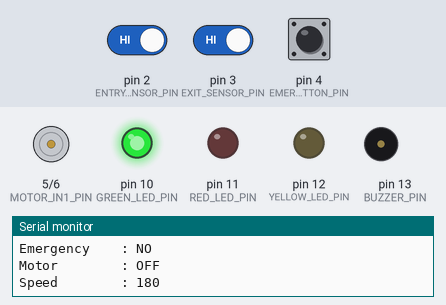
Simulated run of this sketch. Board: Arduino Uno, built with avr-gcc and run on an emulated ATmega328P. On the bench: motor-driver pin pairs drawn as motors (green arrow = first pin HIGH = forward, orange = second pin HIGH = backward, longer = more drive, scaled by the enable pin), output pins drawn as LEDs (lit = HIGH), buzzer (waves = sounding, pin HIGH), the last lines printed to the serial monitor. The test bench sets the inputs (shaded band); at power-on: pin 2 (ENTRY_SENSOR_PIN) HIGH, pin 4 (EMERGENCY_BUTTON_PIN) HIGH, pin 3 (EXIT_SENSOR_PIN) HIGH.

Above: at 1.2 s.
1.3 s: pin 2 (ENTRY_SENSOR_PIN) driven LOW
At 2.0 s:
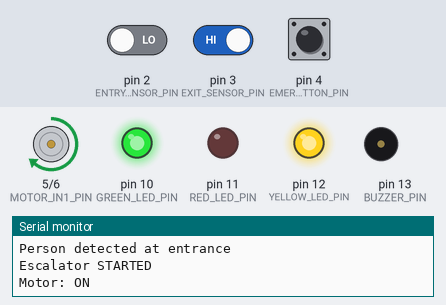
5.8 s: pin 4 (EMERGENCY_BUTTON_PIN) pulled LOW for 0.15 s
At 6.5 s:
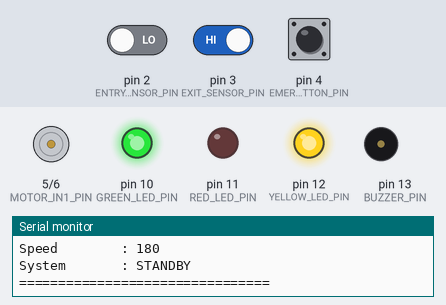
7.5 s: pin 4 (EMERGENCY_BUTTON_PIN) pulled LOW for 1 s
At 8.3 s:
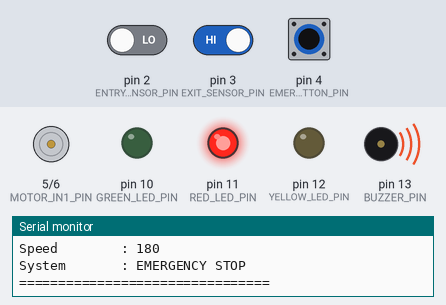
10.0 s: pin 4 (EMERGENCY_BUTTON_PIN) pulled LOW for 3.2 s
At 14.3 s:
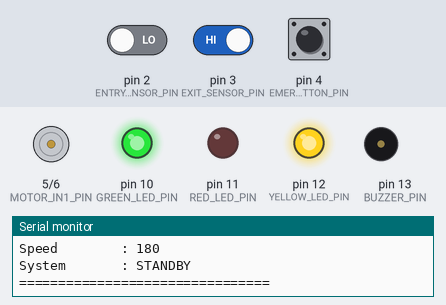
Timing chart, 0 to 15.8 s (numbered marks = the images above; inputs shaded):
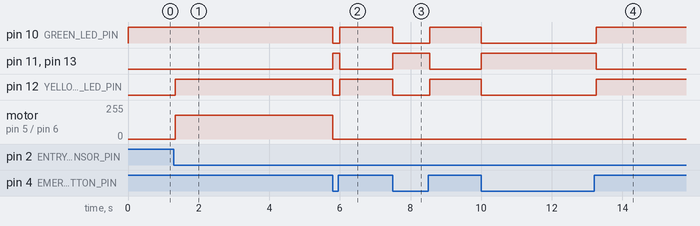

Measured:
- after the input at 1.3 s, pin 12 (YELLOW_LED_PIN): LOW → HIGH at once; motor on pin 5 (MOTOR_IN1_PIN) / pin 6 (MOTOR_IN2_PIN): stopped → forward 180/255 at once
- after the input at 5.8 s, pin 10 (GREEN_LED_PIN), pin 12 (YELLOW_LED_PIN): HIGH → LOW at once, → HIGH 0.20 s later; pin 11 (RED_LED_PIN), pin 13 (BUZZER_PIN): LOW → HIGH at once, → LOW 0.20 s later; motor on pin 5 (MOTOR_IN1_PIN) / pin 6 (MOTOR_IN2_PIN): forward 180/255 → stopped at once
- after the input at 7.5 s, pin 10 (GREEN_LED_PIN), pin 12 (YELLOW_LED_PIN): HIGH → LOW at once, → HIGH 1.0 s later; pin 11 (RED_LED_PIN), pin 13 (BUZZER_PIN): LOW → HIGH at once, → LOW 1.0 s later
- after the input at 10.0 s, pin 10 (GREEN_LED_PIN), pin 12 (YELLOW_LED_PIN): HIGH → LOW at once, → HIGH 3.3 s later; pin 11 (RED_LED_PIN), pin 13 (BUZZER_PIN): LOW → HIGH at once, → LOW 3.3 s later

The sketch:

Automatic_Escalator_Model.ino
```cpp
#include <Arduino.h>

// Automatic Escalator Model - Arduino UNO
// IR modules are assumed to output LOW when they detect an object.
// Change SENSOR_ACTIVE_STATE to HIGH if your modules work the other way.

const byte ENTRY_SENSOR_PIN = 2;
const byte EXIT_SENSOR_PIN = 3;
const byte EMERGENCY_BUTTON_PIN = 4;
const byte MOTOR_IN1_PIN = 5;
const byte MOTOR_IN2_PIN = 6;
const byte MOTOR_ENA_PIN = 9;
const byte GREEN_LED_PIN = 10;
const byte RED_LED_PIN = 11;
const byte YELLOW_LED_PIN = 12;
const byte BUZZER_PIN = 13;

const byte SENSOR_ACTIVE_STATE = LOW;
const unsigned long SENSOR_DEBOUNCE_MS = 40;
const unsigned long EMERGENCY_RELEASE_MS = 50;
const unsigned long STOP_DELAY = 5000;
const unsigned long STATUS_INTERVAL = 1000;

int MOTOR_SPEED = 180;  // PWM range: 0-255

bool entryDetected = false;
bool exitDetected = false;
bool entryEvent = false;
bool exitEvent = false;
bool lastEntryReading = false;
bool lastExitReading = false;
bool emergencyActive = false;
bool emergencyReleaseTiming = false;
bool motorRunning = false;
bool stopPending = false;

unsigned long entryDebounceTime = 0;
unsigned long exitDebounceTime = 0;
unsigned long emergencyReleaseTime = 0;
unsigned long stopStartTime = 0;
unsigned long lastStatusTime = 0;

bool updateSensorState(byte pin, bool &stableState, bool &lastReading,
                       unsigned long &lastChangeTime, unsigned long now);
void setupPins();
void readSensors();
void checkEmergency();
void handleEscalator();
void startEscalator();
void stopEscalator();
void emergencyStop();
void updateLEDs();
void updateBuzzer();
void printStatus();

void setup() {
  Serial.begin(9600);
  setupPins();
  stopEscalator();
  updateLEDs();
  updateBuzzer();
  Serial.println("Automatic Escalator Model ready.");
}

void loop() {
  checkEmergency();
  readSensors();
  handleEscalator();
  updateLEDs();
  updateBuzzer();

  const unsigned long now = millis();
  if (now - lastStatusTime >= STATUS_INTERVAL) {
    lastStatusTime = now;
    printStatus();
  }
}

void setupPins() {
  pinMode(ENTRY_SENSOR_PIN, INPUT_PULLUP);
  pinMode(EXIT_SENSOR_PIN, INPUT_PULLUP);
  pinMode(EMERGENCY_BUTTON_PIN, INPUT_PULLUP);

  pinMode(MOTOR_IN1_PIN, OUTPUT);
  pinMode(MOTOR_IN2_PIN, OUTPUT);
  pinMode(MOTOR_ENA_PIN, OUTPUT);
  pinMode(GREEN_LED_PIN, OUTPUT);
  pinMode(RED_LED_PIN, OUTPUT);
  pinMode(YELLOW_LED_PIN, OUTPUT);
  pinMode(BUZZER_PIN, OUTPUT);

  digitalWrite(MOTOR_IN1_PIN, LOW);
  digitalWrite(MOTOR_IN2_PIN, LOW);
  analogWrite(MOTOR_ENA_PIN, 0);
  digitalWrite(GREEN_LED_PIN, LOW);
  digitalWrite(RED_LED_PIN, LOW);
  digitalWrite(YELLOW_LED_PIN, LOW);
  digitalWrite(BUZZER_PIN, LOW);
}

void readSensors() {
  const unsigned long now = millis();
  const bool entryChanged = updateSensorState(
      ENTRY_SENSOR_PIN, entryDetected, lastEntryReading, entryDebounceTime, now);
  const bool exitChanged = updateSensorState(
      EXIT_SENSOR_PIN, exitDetected, lastExitReading, exitDebounceTime, now);

  entryEvent = entryChanged && entryDetected;
  exitEvent = exitChanged && exitDetected;

  if (entryEvent) {
    Serial.println("Person detected at entrance");
  }
  if (exitEvent) {
    Serial.println("Person detected at exit");
  }
}

bool updateSensorState(byte pin, bool &stableState, bool &lastReading,
                       unsigned long &lastChangeTime, unsigned long now) {
  const bool reading = digitalRead(pin) == SENSOR_ACTIVE_STATE;
  if (reading != lastReading) {
    lastReading = reading;
    lastChangeTime = now;
  }

  if (now - lastChangeTime >= SENSOR_DEBOUNCE_MS && stableState != reading) {
    stableState = reading;
    return true;
  }
  return false;
}

void checkEmergency() {
  if (digitalRead(EMERGENCY_BUTTON_PIN) == LOW) {
    emergencyReleaseTiming = false;
    if (!emergencyActive) {
      emergencyActive = true;
      stopPending = false;
      emergencyStop();
      Serial.println("!!! EMERGENCY STOP !!!");
      Serial.println("Motor: OFF");
      Serial.println("Buzzer: ON");
    }
    return;
  }

  if (emergencyActive) {
    const unsigned long now = millis();
    if (!emergencyReleaseTiming) {
      emergencyReleaseTiming = true;
      emergencyReleaseTime = now;
    } else if (now - emergencyReleaseTime >= EMERGENCY_RELEASE_MS) {
      emergencyActive = false;
      emergencyReleaseTiming = false;
      Serial.println("Emergency released. System: STANDBY");
    }
  }
}

void handleEscalator() {
  if (emergencyActive) {
    return;
  }

  if (entryEvent) {
    stopPending = false;
    startEscalator();
  }

  if (exitEvent && motorRunning) {
    stopPending = true;
    stopStartTime = millis();
    Serial.println("Stopping escalator in 5 seconds...");
  }

  if (stopPending && millis() - stopStartTime >= STOP_DELAY) {
    Serial.println("Stopping escalator...");
    stopEscalator();
    stopPending = false;
    Serial.println("Motor: OFF");
    Serial.println("System: STANDBY");
  }
}

void startEscalator() {
  if (emergencyActive || motorRunning) {
    return;
  }

  stopPending = false;
  digitalWrite(MOTOR_IN1_PIN, HIGH);
  digitalWrite(MOTOR_IN2_PIN, LOW);
  analogWrite(MOTOR_ENA_PIN, constrain(MOTOR_SPEED, 0, 255));
  motorRunning = true;
  Serial.println("Escalator STARTED");
  Serial.println("Motor: ON");
}

void stopEscalator() {
  analogWrite(MOTOR_ENA_PIN, 0);
  digitalWrite(MOTOR_IN1_PIN, LOW);
  digitalWrite(MOTOR_IN2_PIN, LOW);
  motorRunning = false;
}

void emergencyStop() {
  stopPending = false;
  stopEscalator();
}

void updateLEDs() {
  digitalWrite(RED_LED_PIN, emergencyActive ? HIGH : LOW);
  digitalWrite(GREEN_LED_PIN, emergencyActive ? LOW : HIGH);
  digitalWrite(YELLOW_LED_PIN,
               (!emergencyActive && (entryDetected || exitDetected || motorRunning || stopPending))
                   ? HIGH
                   : LOW);
}

void updateBuzzer() {
  digitalWrite(BUZZER_PIN, emergencyActive ? HIGH : LOW);
}

void printStatus() {
  Serial.println("================================");
  Serial.println("   AUTOMATIC ESCALATOR MODEL");
  Serial.println("================================");
  Serial.print("Entry Sensor : ");
  Serial.println(entryDetected ? "DETECTED" : "CLEAR");
  Serial.print("Exit Sensor  : ");
  Serial.println(exitDetected ? "DETECTED" : "CLEAR");
  Serial.print("Emergency    : ");
  Serial.println(emergencyActive ? "YES" : "NO");
  Serial.print("Motor        : ");
  Serial.println(motorRunning ? "ON" : "OFF");
  Serial.print("Speed        : ");
  Serial.println(MOTOR_SPEED);
  Serial.print("System       : ");
  if (emergencyActive) {
    Serial.println("EMERGENCY STOP");
  } else if (motorRunning && stopPending) {
    Serial.println("WAITING TO STOP");
  } else if (motorRunning) {
    Serial.println("RUNNING");
  } else {
    Serial.println("STANDBY");
  }
  Serial.println("================================");
}
```
